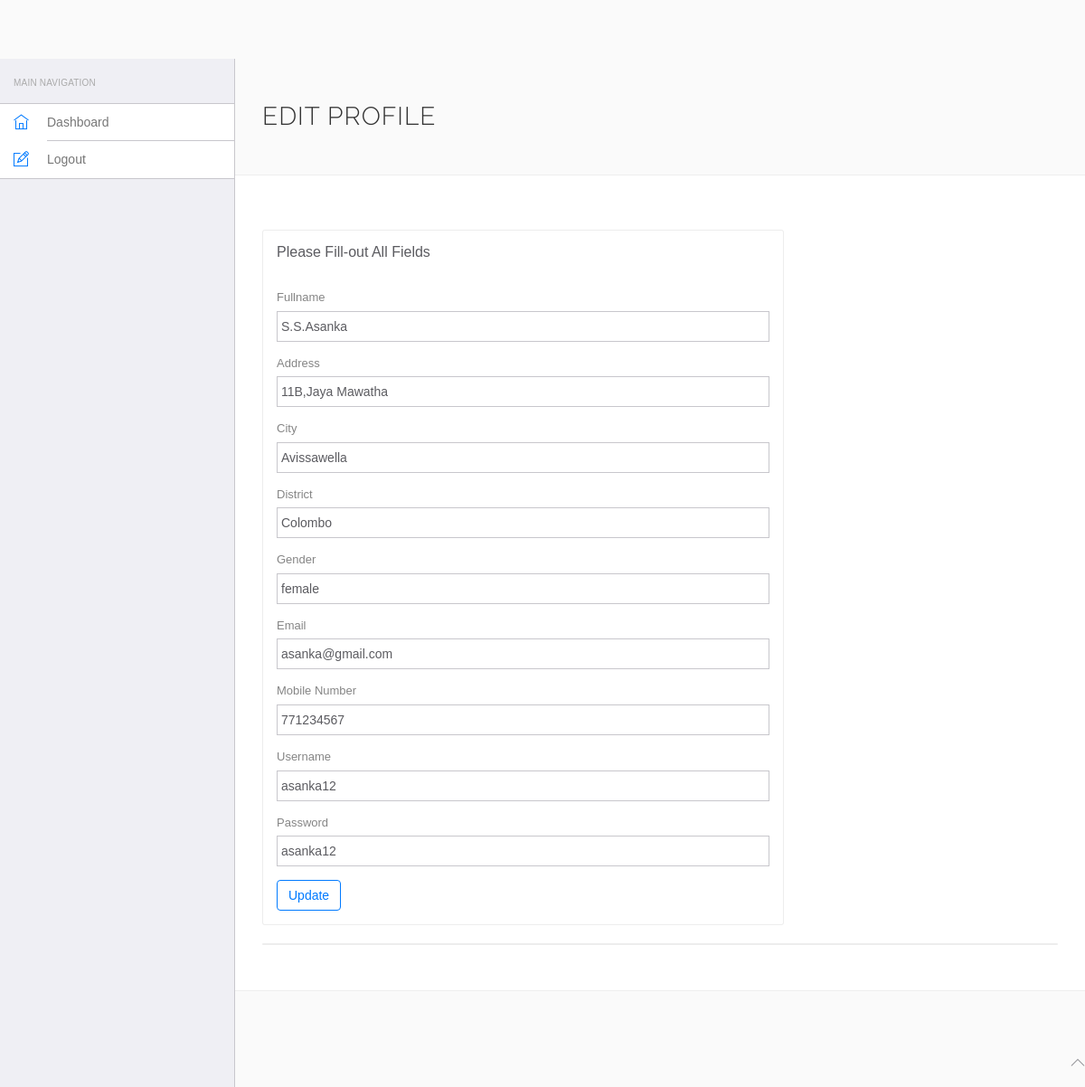
The app's page /doa/main/farm-edit.php (signed in) with its own data.
### tables this page shows
CREATE TABLE `farmer` (
  `id` int(11) NOT NULL,
  `fullName` varchar(255) DEFAULT NULL,
  `address` longtext DEFAULT NULL,
  `city` varchar(255) DEFAULT NULL,
  `gender` varchar(255) DEFAULT NULL,
  `email` varchar(255) DEFAULT NULL,
  `username` varchar(255) DEFAULT NULL,
  `password` varchar(255) DEFAULT NULL,
  `district` varchar(255) NOT NULL,
  `fieldoffid` varchar(255) NOT NULL,
  `mobile` int(255) NOT NULL
);

### doa/main/session.php (called while the page is built, shortened)
<?php
include('include/config.php');
$user_check=$_SESSION['login_user'];
$ses_sql=mysqli_query($con,"select * from farmer where username='$user_check'");
$row=mysqli_fetch_array($ses_sql,MYSQLI_ASSOC);
$loggedin_id=$row['id'];
?>

### doa/main/farm-edit.php (the view, shortened to what this page needs)
<?php
include ('session.php');
?>
<!DOCTYPE html>
<html lang="en">
	<head>
		<link rel="stylesheet" href="vendor/bootstrap/css/bootstrap.min.css">
		<link rel="stylesheet" href="vendor/fontawesome/css/font-awesome.min.css">
		<link rel="stylesheet" href="vendor/themify-icons/themify-icons.min.css">
		<link href="vendor/animate.css/animate.min.css" rel="stylesheet" media="screen">
		<link href="vendor/perfect-scrollbar/perfect-scrollbar.min.css" rel="stylesheet" media="screen">
		<link href="vendor/switchery/switchery.min.css" rel="stylesheet" media="screen">
		<link href="vendor/bootstrap-touchspin/jquery.bootstrap-touchspin.min.css" rel="stylesheet" media="screen">
		<link href="vendor/select2/select2.min.css" rel="stylesheet" media="screen">
		<link href="vendor/bootstrap-datepicker/bootstrap-datepicker3.standalone.min.css" rel="stylesheet" media="screen">
		<link href="vendor/bootstrap-timepicker/bootstrap-timepicker.min.css" rel="stylesheet" media="screen">
		<link rel="stylesheet" href="assets/css/styles.css">
		<link rel="stylesheet" href="assets/css/plugins.css">
		<link rel="stylesheet" href="assets/css/themes/theme-1.css" id="skin_color" />
	</head>
<?php
    $query=mysqli_query($con,"SELECT * FROM farmer where id='$loggedin_id'")or die(mysqli_error($con));
    $row=mysqli_fetch_array($query);
?>
	<body>
		<div id="app">
			<?php include('include/sidebar.php');?>
				<div class="main-content" >
					<div class="wrap-content container" id="container">
						<section id="page-title">
							<div class="row">
								<div class="col-sm-8">
									<h1 class="mainTitle">Edit Profile</h1>
								</div>
							</div>
						</section>
						<div class="container-fluid container-fullw bg-white">
							<div class="row">
								<div class="col-md-12">
									<div class="row margin-top-30">
										<div class="col-lg-8 col-md-12">
											<div class="panel panel-white">
												<div class="panel-heading">
													<h5 class="panel-title">Please Fill-out All Fields</h5>
												</div>
												<div class="panel-body">
													<form role="form" name="adddoc" method="post" onSubmit="return valid();">
		                                                <div class="form-group">
															<label for="name">
                                                                Fullname
															</label>
                    <input type="text" name="fname" class="form-control" value="<?php echo $row['fullName']; ?>" required>
														</div>
                                                        <div class="form-group">
															<label for="address">
																Address
															</label>
                    <input type="text" name="faddress" class="form-control" value="<?php echo $row['address']; ?>" required>
														</div>
                                                        <div class="form-group">
															<label for="city">
																 City
															</label>
                    <input type="text" name="fcity" class="form-control" value="<?php echo $row['city']; ?>" required>
														</div>
														<div class="form-group">
															<label for="dist">
																 District
															</label>
                    <input type="text" name="fdist" class="form-control" value="<?php echo $row['district']; ?>" required>
														</div>
                                                        <div class="form-group">
															<label for="gender">
																 Gender
															</label>
                    <input type="text" name="fgender" class="form-control" value="<?php echo $row['gender']; ?>" required>
														</div>
                                                        <div class="form-group">
															<label for="email">
																 Email
															</label>
                    <input type="text" name="femail" class="form-control" value="<?php echo $row['email']; ?>" required>
														</div>
														<div class="form-group">
															<label for="fmobile">
																 Mobile Number
															</label>
                    <input type="text" name="fmobile" class="form-control" value="<?php echo $row['mobile']; ?>" required>
														</div>
                                                        <div class="form-group">
															<label for="username">
																 Username
															</label>
                    <input type="text" name="fusername" class="form-control" value="<?php echo $row['username']; ?>" required>
														</div>
                                                        <div class="form-group">
															<label for="password">
																 Password
															</label>
                    <input type="text" name="fpassword" class="form-control" value="<?php echo $row['password']; ?>" required>
														</div>
														<button type="submit" name="submit" id="submit" class="btn btn-o btn-primary">
															Update
														</button>
													</form>
												</div>
											</div>
										</div>
											</div>
										</div>
									<div class="col-lg-12 col-md-12">
											<div class="panel panel-white">
											</div>
										</div>
									</div>
								</div>
							</div>
						</div>
					</div>
	<?php include('include/footer.php');?>
	</body>
</html>

### doa/main/assets/css/themes/theme-1.css (style rules this page uses)
body { background: #FAFAFA; }

### records on screen
farmer: fname "S.S.Asanka", faddress "11B,Jaya Mawatha", fcity "Avissawella", fdist "Colombo", fgender "female", femail "asanka@gmail.com", fmobile "771234567", fusername "asanka12", fpassword "asanka12"
